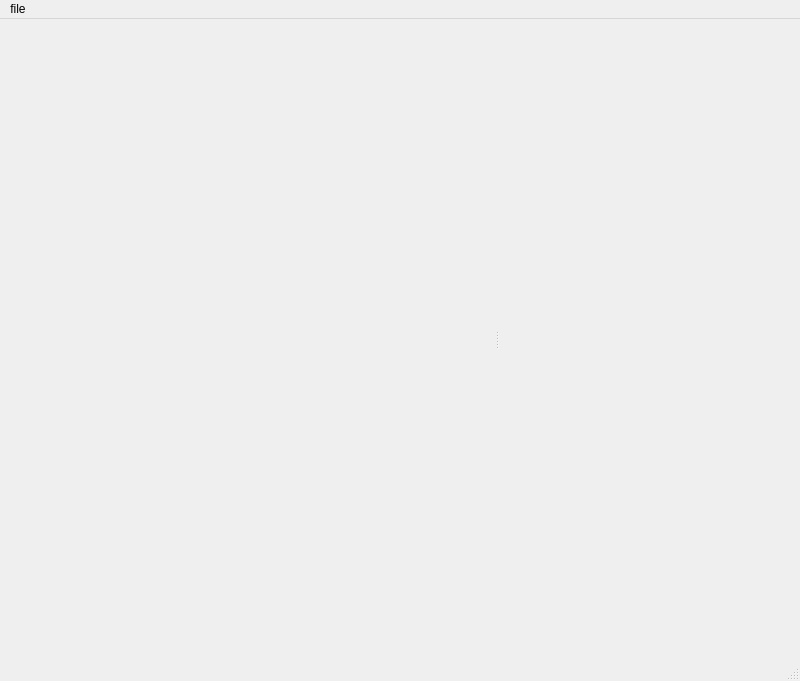
<?xml version="1.0" encoding="UTF-8"?>
<ui version="4.0">
 <class>SimWindow</class>
 <widget class="QMainWindow" name="SimWindow">
  <property name="geometry">
   <rect>
    <x>0</x>
    <y>0</y>
    <width>800</width>
    <height>681</height>
   </rect>
  </property>
  <property name="windowTitle">
   <string>MainWindow</string>
  </property>
  <widget class="QWidget" name="centralwidget">
   <layout class="QGridLayout" name="gridLayout">
    <item row="0" column="0">
     <widget class="SimViewer" name="widget" native="true"/>
    </item>
   </layout>
  </widget>
  <widget class="QMenuBar" name="menubar">
   <property name="geometry">
    <rect>
     <x>0</x>
     <y>0</y>
     <width>800</width>
     <height>21</height>
    </rect>
   </property>
   <widget class="QMenu" name="menuFile">
    <property name="title">
     <string>file</string>
    </property>
    <addaction name="actionOpen"/>
    <addaction name="actionSave"/>
   </widget>
   <addaction name="menuFile"/>
  </widget>
  <widget class="QStatusBar" name="statusbar"/>
  <widget class="QDockWidget" name="dockWidgetRight">
   <property name="minimumSize">
    <size>
     <width>300</width>
     <height>598</height>
    </size>
   </property>
   <property name="features">
    <set>QDockWidget::NoDockWidgetFeatures</set>
   </property>
   <attribute name="dockWidgetArea">
    <number>2</number>
   </attribute>
   <widget class="QWidget" name="dockWidgetRightContents">
    <layout class="QGridLayout" name="gridLayout_7">
     <item row="0" column="0">
      <spacer name="verticalSpacer">
       <property name="orientation">
        <enum>Qt::Vertical</enum>
       </property>
       <property name="sizeHint" stdset="0">
        <size>
         <width>20</width>
         <height>40</height>
        </size>
       </property>
      </spacer>
     </item>
    </layout>
   </widget>
  </widget>
  <widget class="QDockWidget" name="dockWidgetLeft">
   <property name="minimumSize">
    <size>
     <width>100</width>
     <height>38</height>
    </size>
   </property>
   <property name="maximumSize">
    <size>
     <width>100</width>
     <height>524287</height>
    </size>
   </property>
   <property name="features">
    <set>QDockWidget::NoDockWidgetFeatures</set>
   </property>
   <attribute name="dockWidgetArea">
    <number>1</number>
   </attribute>
   <widget class="QWidget" name="dockWidgetLeftContents"/>
  </widget>
  <action name="actionOpen">
   <property name="text">
    <string>open</string>
   </property>
  </action>
  <action name="actionSave">
   <property name="text">
    <string>save</string>
   </property>
  </action>
 </widget>
 <customwidgets>
  <customwidget>
   <class>SimViewer</class>
   <extends>QWidget</extends>
   <header>simviewer.h</header>
   <container>1</container>
  </customwidget>
 </customwidgets>
 <resources/>
 <connections/>
</ui>
